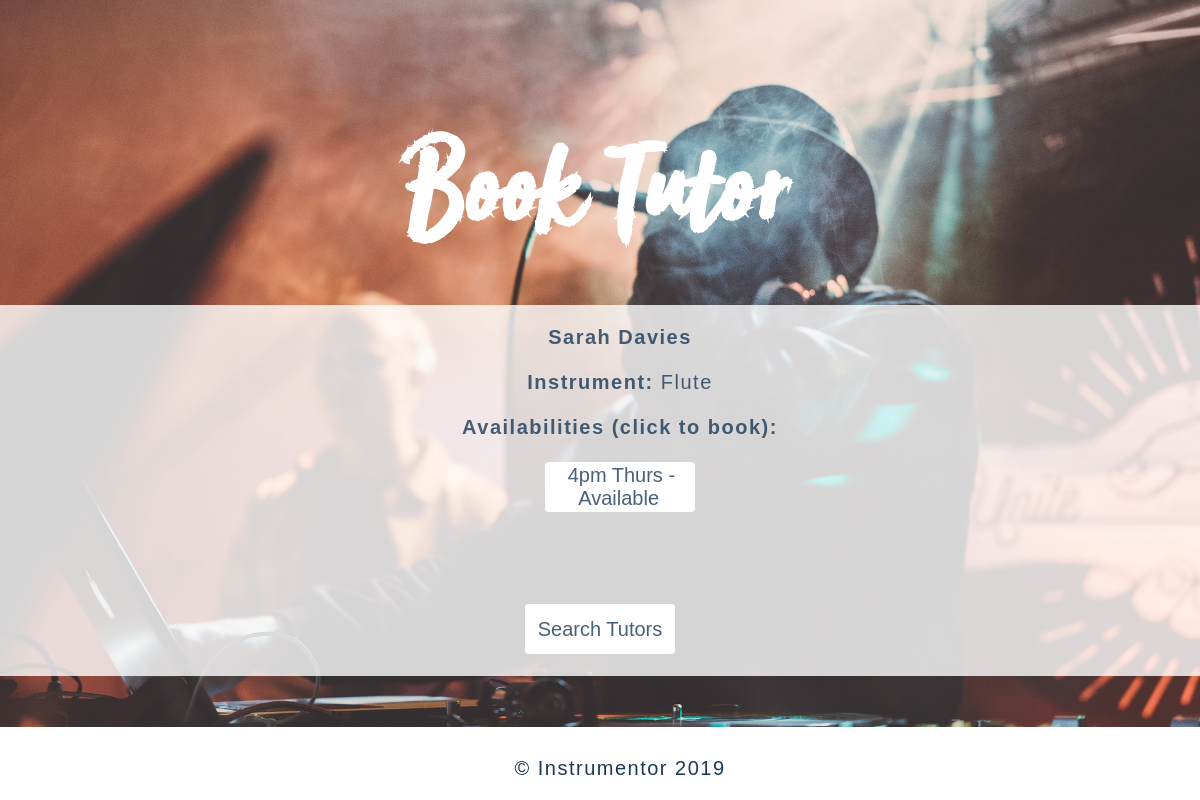
The app's page /home/book/4, older data.
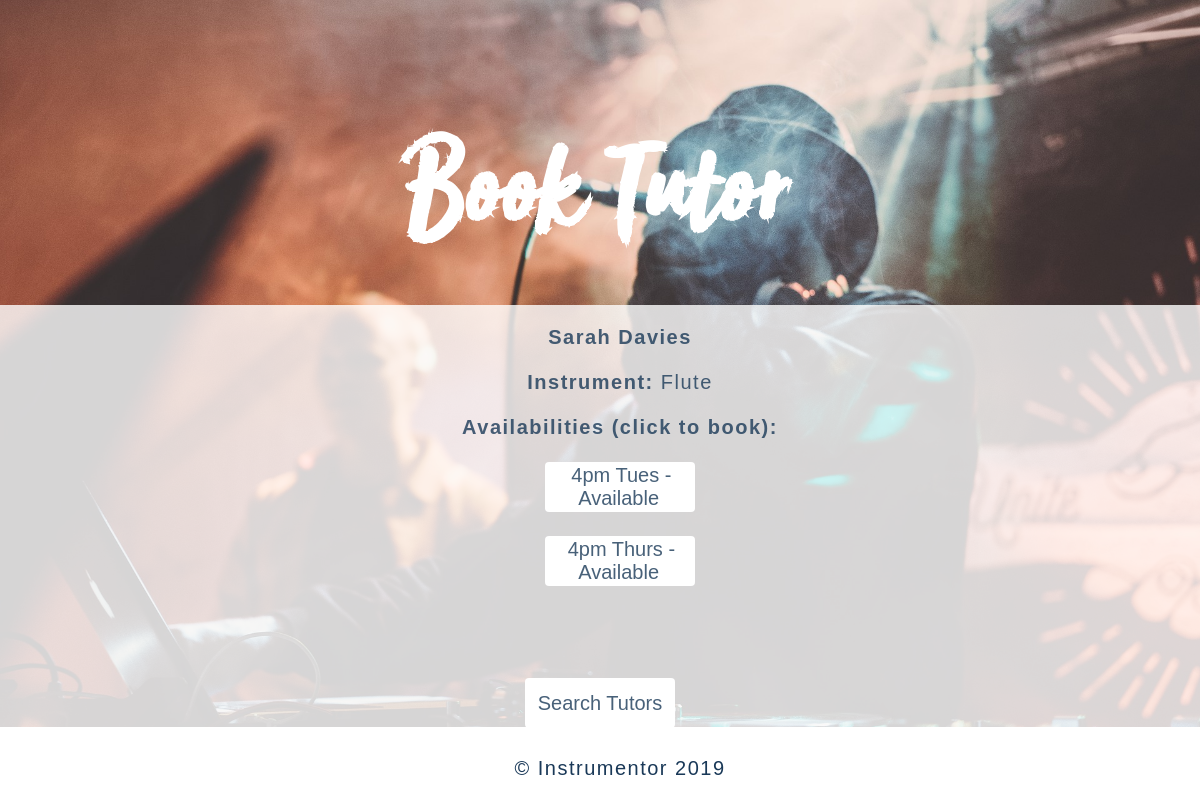
The same page, newer data.
### home/models.py (models this page shows, shortened)
class Availability(models.Model):
    tutor = models.ForeignKey(Tutor, on_delete=models.CASCADE)
    hour = models.ForeignKey(Hour, on_delete=models.CASCADE)
    available = models.BooleanField(default=False)
    def __str__(self):
        if self.available:
            return self.hour.hour + ' ' \
                + self.hour.day_of_week + ' - Available'
        else:
            return ''

class Hour(models.Model):
    DAYS =(
    ('Mon','Monday'),
    ('Tues','Tuesday'),
    ('Wed','Wednesday'),
    ('Thurs','Thursday'),
    ('Fri','Friday'),
    ('Sat','Saturday'),
    ('Sun','Sunday',)
    )
    hour = models.CharField(max_length=8)
    day_of_week = models.CharField(choices=DAYS, max_length=10)

### home/views.py (the view)
# urls.py: path('book/<pk>', views.book, name = 'book'),
def book(request, pk):
    tutor = get_object_or_404(Tutor, pk=pk)
    tutors = Tutor.objects.all()
    all_avail = Availability.objects.all()
    availList = []
    try:
        for avail in all_avail:
            if(avail.tutor == tutor):
                if avail.available:
                    availList.append(avail)
    except Tutor.DoesNotExist:
        raise Http404('Tutor not found')
    return render(request, 'book.html', {
        'tutors': tutors, 'all_avail': all_avail, 'tutor': tutor, 'availList': availList})

### home/models.py (called while the page is built)
    def __str__(self):
        return self.name

### home/templates/book.html
{% include "base.html" %}
{% load static  %}
{% block header %}
  <h1 id="home">Book Tutor</h1>
{% endblock %}
{% block profile %}
<section class="content3">
    <ul>
      <p><b>{{tutor.user.first_name|capfirst}} {{tutor.user.last_name|capfirst}}</b></p>
      <p><b>Instrument:</b> {{ tutor.instrument}}</p>
      <p><b>Availabilities (click to book):</b></p>
        {% for availability in availList %}
          <div class="btn-group2">
            <button class="button2">
              <a href="{% url 'booking' availability.pk %}">{{ availability }}</a>
            </button>
          </div>
        {% endfor %}
    </ul>
    <br><br>
    <div class="btn-group2">
      <button class="button2">
        <a href="{% url 'tutors' %}">Search Tutors</a>
      </button>
    </div>
</section>
{% endblock %}

Row changes from the older to the newer data that the page shows:
now on this page (row edited): Availability: available+hour "4pm Tues - Available"
